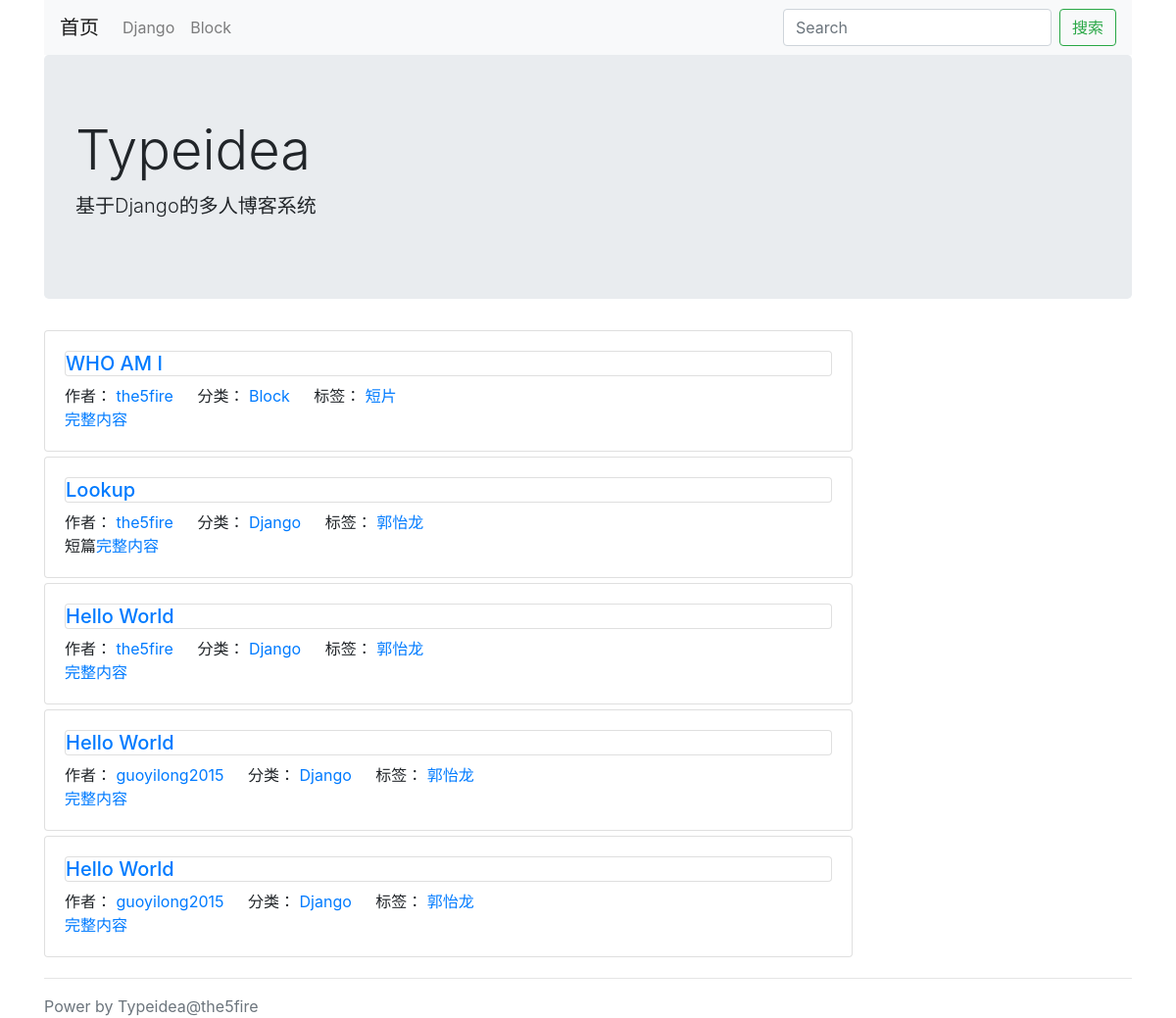
Before: / with the older database file.
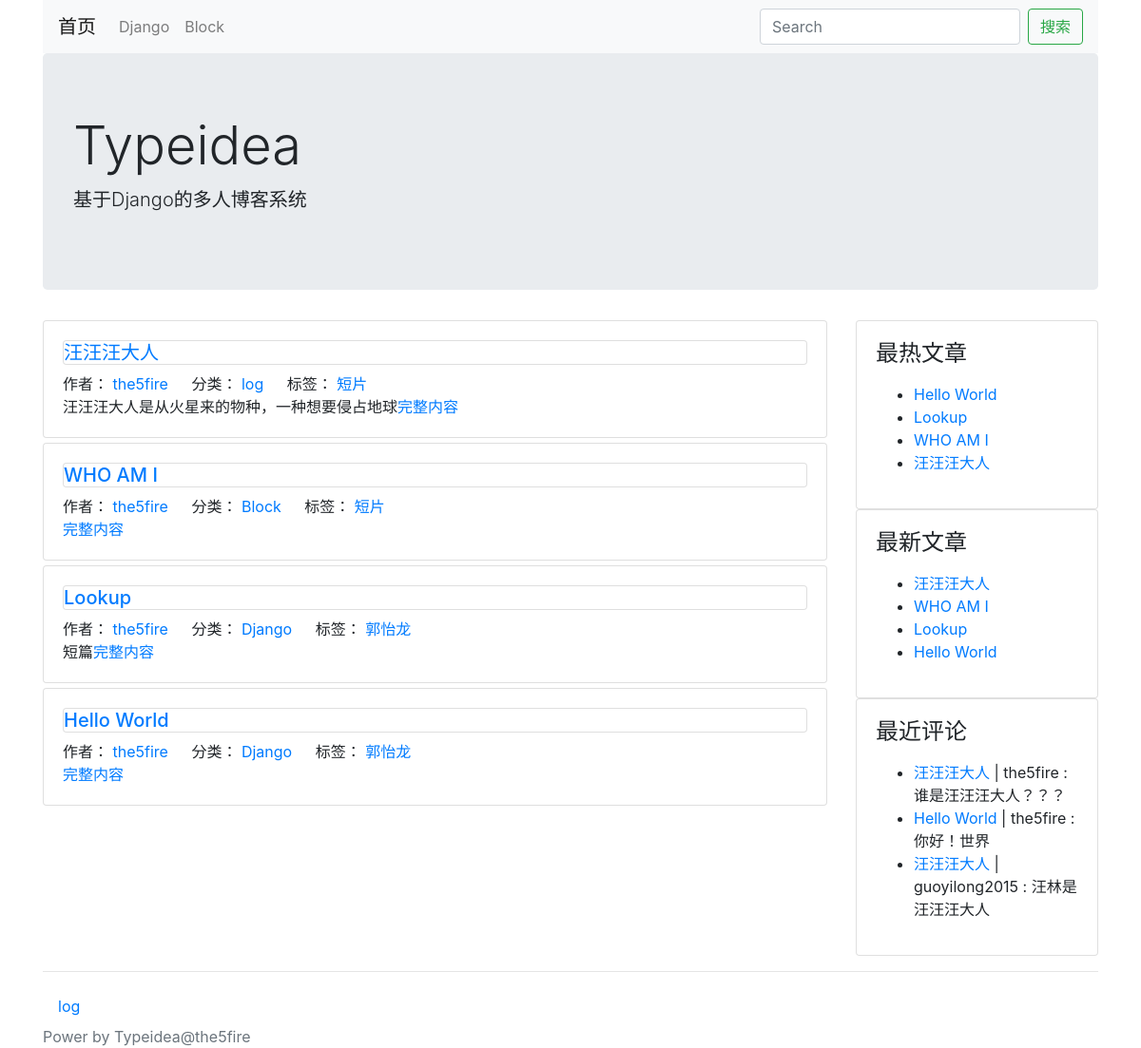
After: the same page with the newer database file.
### blog/models.py (models this page shows, shortened)
class Category(models.Model):
    STATUS_NORMAL = 1
    STATUS_DELETE = 0
    STATUS_ITEMS = (
        (STATUS_NORMAL,'正常'),
        (STATUS_DELETE,'删除'),
    )
    name = models.CharField(max_length=50, verbose_name="名称")
    status = models.PositiveIntegerField(default=STATUS_NORMAL,choices=STATUS_ITEMS, verbose_name="状态")
    is_nav = models.BooleanField(default=False,verbose_name="是否为导航")
    owner = models.ForeignKey(User,verbose_name="作者")
    created_time = models.DateTimeField(auto_now_add=True,verbose_name="创建时间")
    class Meta:
        verbose_name = verbose_name_plural = '分类'
    @classmethod
    def get_navs(cls):
        categories = cls.objects.filter(status = cls.STATUS_NORMAL)
        nav_categories = []
        normal_categories = []
        for cate in categories:
            if cate.is_nav:
                nav_categories.append(cate)
            else:
                normal_categories.append(cate)
        return {
            'navs':nav_categories,
            'categories':normal_categories,
        }

class Post(models.Model):
    STATUS_NORMAL = 1
    STATUS_DELETE = 0
    STATUS_DRAFT = 2
    STATUS_ITEMS = (
        (STATUS_NORMAL, '正常'),
        (STATUS_DELETE, '删除'),
        (STATUS_DRAFT,'草稿'),
    )
    pv = models.PositiveIntegerField(default=1)
    uv = models.PositiveIntegerField(default=1)
    title = models.CharField(max_length=255, verbose_name="标题")
    desc = models.CharField(max_length=1024,blank= True,verbose_name="摘要")
    content = models.TextField(verbose_name="正文",help_text="正文必须为 MarkDown 格式")
    status = models.PositiveIntegerField(default=STATUS_NORMAL, choices=STATUS_ITEMS, verbose_name="状态")
    category = models.ForeignKey(Category,verbose_name="分类")
    tag = models.ManyToManyField(Tag,verbose_name="标签")
    owner = models.ForeignKey(User, verbose_name="作者")
    created_time = models.DateTimeField(auto_now_add=True, verbose_name="创建时间")
    class Meta:
        verbose_name = verbose_name_plural = '文章'
        ordering = ['-id']
    @classmethod
    def latest_posts(cls):
        queryset = cls.objects.filter(status=cls.STATUS_NORMAL)
        return queryset
    @classmethod
    def hot_posts(cls):
        return cls.objects.filter(status=cls.STATUS_NORMAL).order_by('-pv')

class Tag(models.Model):
    STATUS_NORMAL = 1
    STATUS_DELETE = 0
    STATUS_ITEMS = (
        (STATUS_NORMAL, '正常'),
        (STATUS_DELETE, '删除'),
    )
    name = models.CharField(max_length=10, verbose_name="名称")
    status = models.PositiveIntegerField(default=STATUS_NORMAL, choices=STATUS_ITEMS, verbose_name="状态")
    is_nav = models.BooleanField(default=False, verbose_name="是否为导航")
    owner = models.ForeignKey(User, verbose_name="作者")
    created_time = models.DateTimeField(auto_now_add=True, verbose_name="创建时间")
    class Meta:
        verbose_name = verbose_name_plural = '标签'

### config/models.py (models this page shows, shortened)
class SideBar(models.Model):
    DISPLAY_HTML = 1
    DISPLAY_LATEST = 2
    DISPLAY_HOT = 3
    DISPLAY_COMMENT = 4
    SIDE_TYPE = (
        (DISPLAY_HTML,'HTML'),
        (DISPLAY_LATEST,'最新文章'),
        (DISPLAY_HOT,'最热文章'),
        (DISPLAY_COMMENT,'最近评论'),
    )
    STATUS_SHOW = 1
    STATUS_HIDE = 0
    STATUS_ITEMS = (
        (STATUS_SHOW, '展示'),
        (STATUS_HIDE, '隐藏'),
    )
    title = models.CharField(max_length=10, verbose_name="标题")
    display_type = models.PositiveIntegerField(default=1, choices=SIDE_TYPE, verbose_name="展示类型")
    content = models.CharField(max_length=500,blank=True, verbose_name="内容",help_text="如果设置的不是 HTML 类型，可为空")
    status = models.PositiveIntegerField(default=STATUS_SHOW,choices=STATUS_ITEMS,verbose_name="状态")
    owner = models.ForeignKey(User, verbose_name="作者")
    created_time = models.DateTimeField(auto_now_add=True, verbose_name="创建时间")
    class Meta:
        verbose_name = verbose_name_plural = '侧边栏'
    @classmethod
    def get_all(cls):
        return cls.objects.filter(status=cls.STATUS_SHOW)
    @property
    def content_html(self):
        from blog.models import Post
        from comment.models import Comment
        result = ''
        if self.display_type == self.DISPLAY_HTML:
            result = self.content
        elif self.display_type == self.DISPLAY_LATEST:
            context = {
                'posts':Post.latest_posts()
            }
            result = render_to_string('config/blocks/sidebar_posts.html',context)
        elif self.display_type == self.DISPLAY_HOT:
            context = {
                'posts': Post.hot_posts()
            }
            result = render_to_string('config/blocks/sidebar_posts.html', context)
        elif self.display_type == self.DISPLAY_COMMENT:
            context = {
                'comments': Comment.objects.filter(status=Comment.STATUS_NORMAL)
            }
            result = render_to_string('config/blocks/sidebar_comments.html', context)
        return result

### comment/models.py (models this page shows)
class Comment(models.Model):
    STATUS_NORMAL = 1
    STATUS_DELETE = 0
    STATUS_ITEMS = (
        (STATUS_NORMAL,'正常'),
        (STATUS_DELETE,'删除'),
    )
    target = models.ForeignKey(Post,verbose_name="评论目标",) #on_delete=models.CASCADE
    content=models.CharField(max_length=2000, verbose_name="内容")
    nickname = models.CharField(max_length=50,verbose_name="昵称")
    website = models.URLField(verbose_name="网站")
    email = models.EmailField(verbose_name="邮箱")
    status = models.PositiveIntegerField(default=STATUS_NORMAL,choices=STATUS_ITEMS, verbose_name="状态")
    created_time = models.DateTimeField(auto_now_add=True,verbose_name="创建时间")
    class Meta:
        verbose_name = verbose_name_plural = '评论'

### blog/views.py (the view)
# urls.py: url(r'^$',post_list,name='index'),
def post_list(request,category_id=None,tag_id=None):
    tag = None
    category = None
    if tag_id:
        post_list,tag = Post.get_by_tag(tag_id)
    elif category_id:
        post_list ,category = Post.get_by_category(category_id)
    else:
        post_list = Post.latest_posts()
    context = {
        'category': category,
        'tag': tag,
        'post_list':post_list,
        'sidebars': SideBar.get_all(),
    }
    context.update(Category.get_navs())
    return render(request, 'blog/list.html', context=context)

### typeidea/themes/bootstrap/templates/blog/list.html (shortened to what this page needs)
{% extends "./base.html" %}
{% block main %}
    {% for post in post_list %}
        <div class="card post">
        <div class="card-body">
            <h5 class="card -title"><a href="{% url 'post-detail' post.id %}">{{ post.title }}</a></h5>
                <span class="card-link">作者：<a href="#"> {{ post.owner.username }}</a></span>
                <span class="card-link">分类：<a href="{% url 'category-list' post.category.id %}">
                    {{ post.category.name}}</a> </span>
                <span class="card-link">标签：
                    {% for tag in post.tag.all %}
                        <a href="{% url 'tag-list' tag.id %}">{{ tag.name }}</a>
                    {% endfor %}
                </span>
            <p class="card-text">{{ post.desc }}<a href="{% url 'post-detail' post.id %}">完整内容</a></p>
        </div>
        </div>
    {% endfor %}
{% endblock %}

### typeidea/themes/bootstrap/templates/blog/base.html (shortened to what this page needs)
<!DOCTYPE HTML>
<html lang="en">
<head>
    <link rel="stylesheet" href="http://cdn.bootcss.com/bootstrap/4.0.0/css/bootstrap.css">
</head>
<body>
<div class="container head">
<nav class="navbar navbar-expand-lg navbar-light bg-light">
    <a class="navbar-brand" href="/">首页</a>
    <div class="collapsed navbar-collapse" id="navbarSupportedContent">
        <ul class="navbar-nav mr-auto">
            {% for cate in navs %}
                <li class="nav-item">
                <a class="nav-link"  href="{% url 'category-list' cate.id %}">{{ cate.name }}</a>
                </li>
            {% endfor %}
        </ul>
    <form class="form-inline my-2 my-lg-0" method='GET'>
        <input class="form-control mr-sm-2" type="search" placeholder="Search"
            aria-label="Search">
        <button class="btn btn-outline-success" type="submit">搜索</button>
    </form>
    </div>
</nav>
<div class="jumbotron">
    <h1 class="display-4">Typeidea</h1>
    <p class="lead">基于Django的多人博客系统</p>
</div>
</div>
<div class="container main">
    <div class="row">
        <div class="col-9 post-list">
            {% block main %}
            {% endblock %}
        </div>
    <div class="col-3">
        {% block sidebar %}
        {% for sidebar in sidebars %}
        <div class="card sidebar">
            <div class="card-body">
                <h4 class="card-title">{{ sidebar.title }}</h4>
                <p>
                    {{ sidebar.content_html }}
                </p>
            </div>
        </div>
        {% endfor %}
        {% endblock %}
    </div>
    </div>
</div>
<footer class="footer">
    {% block footer %}
    <div class="container">
        <hr/>
        <nav class="nav category">
            {% for cate in categories %}
            <a href="{% url 'category-list' cate.id %}" class="nav-link">{{ cate.name }}</a>
            {% endfor %}
        </nav>
    </div>
<div class="container power">
    <span class="text-muted">Power by Typeidea@the5fire</span
</div>
{% endblock %}
</footer>
</body>
</html>

### typeidea/themes/bootstrap/templates/config/blocks/sidebar_posts.html
<ul>
    {% for post in posts %}
    <li><a href="/post/{{ post.id }}.html">{{ post.title }}</a>
    {% endfor %}
</ul>

### typeidea/themes/bootstrap/templates/config/blocks/sidebar_comments.html
<ul>
    {% for comment in comments %}
    <li><a href="/post/{{ comment.target_id }}.html">{{ comment.target.title }}</a> |
        {{ comment.nickname }} : {{ comment.content }}
    {% endfor %}
</ul>

### typeidea/themes/bootstrap/templates/blog/base.html (style rules this page uses)
.post { margin-bottom: 5px; }

Changed rows visible on the page:
removed Post: title "Hello World", owner.username "guoyilong2015", category.name "Django", Tag (name "郭怡龙"), shown under "Typeidea"
removed Post: title "Hello World", owner.username "guoyilong2015", category.name "Django", Tag (name "郭怡龙"), shown under "Typeidea"
added Post: title "汪汪汪大人", owner.username "the5fire", category.name "log", desc "汪汪汪大人是从火星来的物种，一种想要侵占地球", Tag (name "短片")
added SideBar: title "最热文章", Post (title "Hello World"), Post (title "Lookup"), Post (title "WHO AM I")
added SideBar: title "最新文章", Post (title "WHO AM I"), Post (title "Lookup"), Post (title "Hello World")
added SideBar: title "最近评论"
added Comment: target "汪汪汪大人", nickname "the5fire", content "谁是汪汪汪大人？？？"
added Comment: target "Hello World", nickname "the5fire", content "你好！世界"
added Comment: target "汪汪汪大人", nickname "guoyilong2015", content "汪林是汪汪汪大人"
added Category: name "log"
